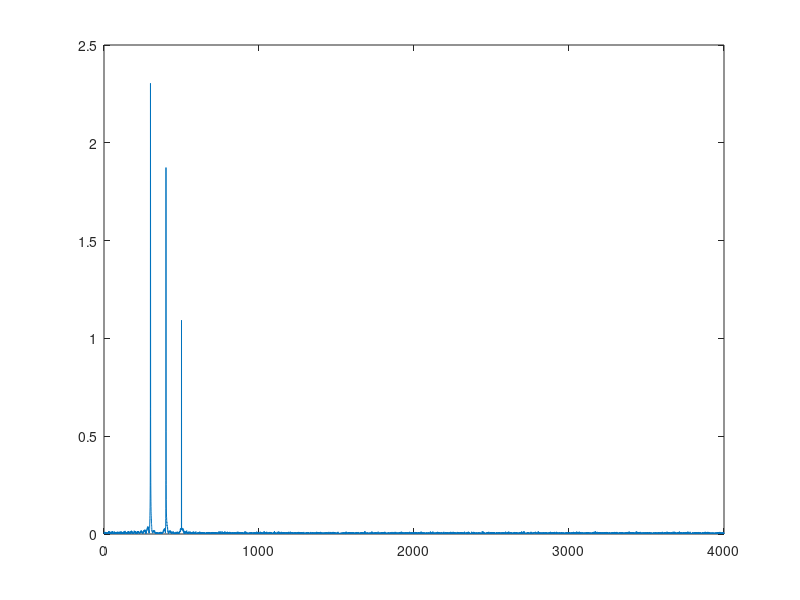

This chart was generated by the following MATLAB code:
fs = 8000;  %sample rate 8khz
Ts = 1/fs;


l = 2*fs;   %number of samples 2*fs = 2s

t = (0:l-1)*Ts;   %timebase

f1 = 300;
f2 = 400;

f3 = 500;


A1 = 3;
A2 = 2;
A3 = 1.1;

% generate the signal

signal = A1*sin(2*pi*f1*t) ...
    + A2*sin(2*pi*f2*t) ...
    + A3*sin(2*pi*f3*t);


signal = awgn(signal,10);   % add noise

%stem(t,signal);

nfft = 2^nextpow2(l);
y = fft(signal, nfft) / l;
f = fs/2*linspace(0,1,nfft/2+1);

plot(f,2*abs(y(1:nfft/2+1)));

